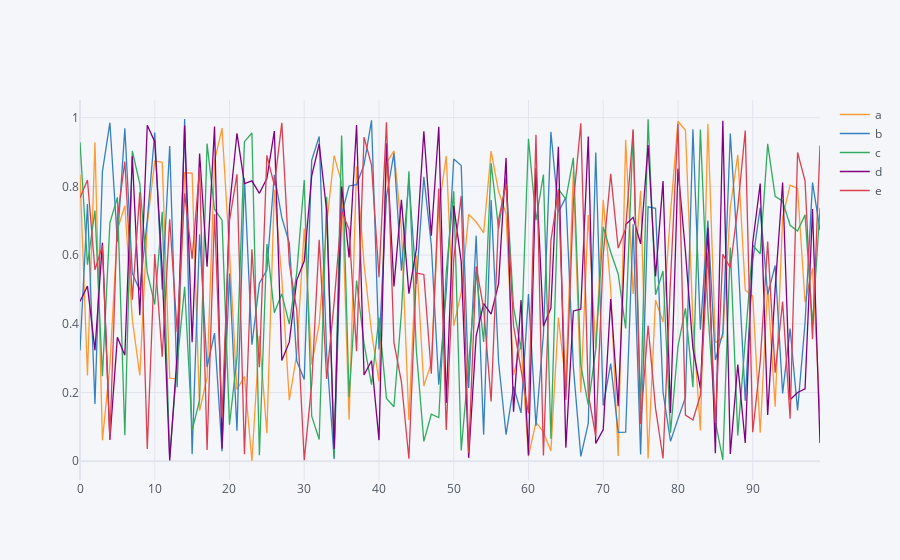

Write notebook code for a chart like this one.
### Markdown cell above
# point plots

### Code cell
df.iplot(kind='scatter')
